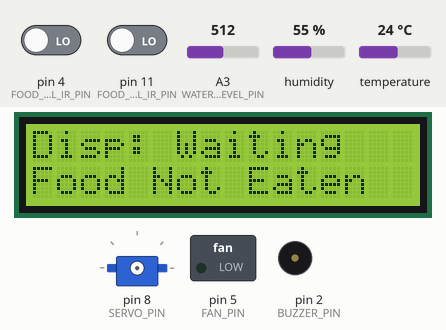
The sketch below on a simulated Arduino Uno, built with avr-gcc and run on an emulated ATmega328P. Shown: 16×2 character LCD, servo, switched loads named in the sketch (green lamp = pin HIGH), buzzer (waves = sounding, pin HIGH). The inputs (shaded band) are chosen by the test bench; at power-on: humidity 55 %, A3 (WATER_LEVEL_PIN) = 512, pin 11 (FOOD_BOWL_IR_PIN) LOW, pin 4 (FOOD_LEVEL_IR_PIN) LOW, temperature 24 °C. What the sketch prints to the serial monitor is not drawn.

Above: at 3.3 s.
3.4 s: humidity set to 74 %
At 5.6 s:
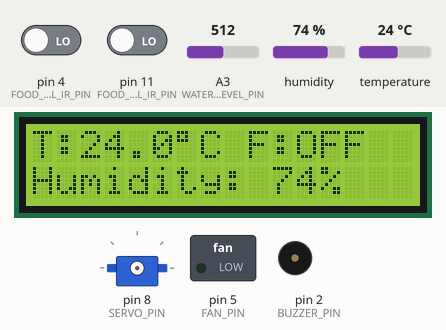
8.6 s: humidity set to 77 %
At 11.4 s:
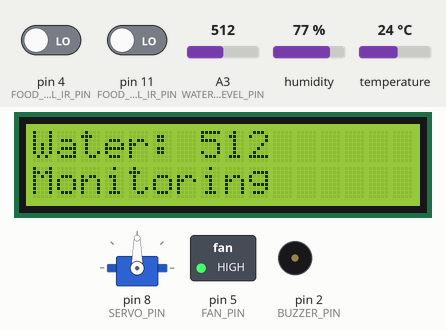
13.7 s: A3 (WATER_LEVEL_PIN) set to 266
At 20.1 s:
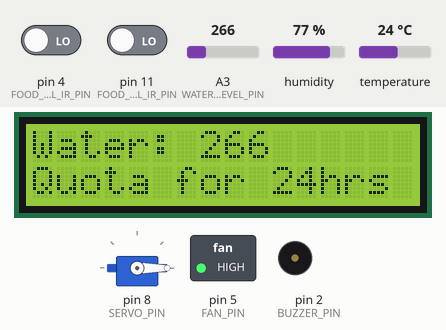
20.4 s: A3 (WATER_LEVEL_PIN) set to 232
At 21.6 s:
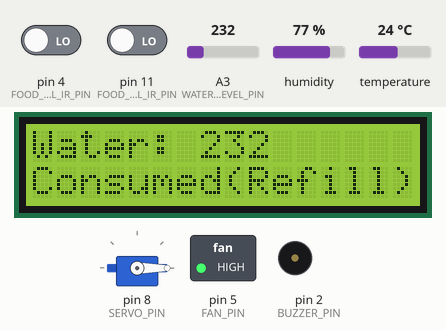
25.0 s: pin 11 (FOOD_BOWL_IR_PIN) driven HIGH
At 27.0 s:
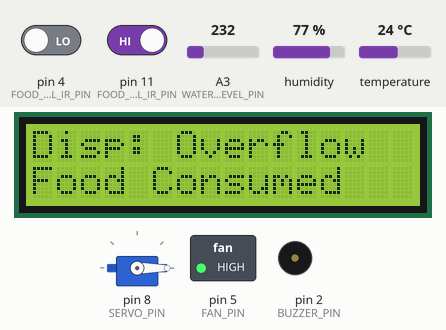
28.8 s: humidity set to 22 %
At 35.4 s:
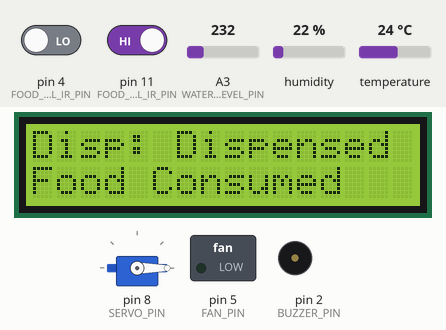
Timing chart, 0 to 35.6 s (numbered marks = the images above; inputs shaded):
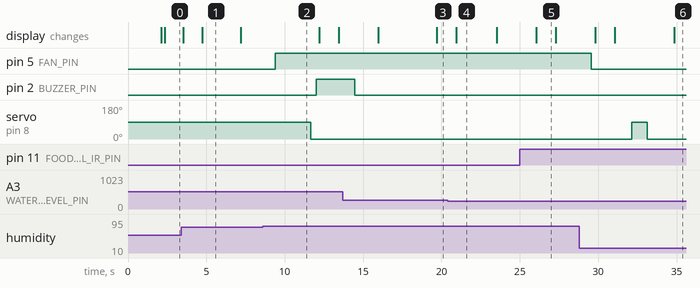

The sketch:

ArduinoCode.ino
```cpp
#include <Servo.h>
#include <Wire.h>
#include <LiquidCrystal_I2C.h>
#include <DHT.h>
#include <SoftwareSerial.h>


// =======================================
// Pet Food Monitoring System (with DHT11 + HC-06 Bluetooth + Water Level + Cooling Fan + Buzzer)
// MEMORY-OPTIMIZED VERSION:
//  - No String objects (they heap-allocate and fragment RAM on AVR)
//  - All text literals wrapped in F() so they live in flash, not RAM
//  - Status is tracked as small enums (1 byte) instead of String text
// =======================================


#define FOOD_LEVEL_IR_PIN 4
#define FOOD_BOWL_IR_PIN 11
#define SERVO_PIN 8


// DHT11 Temperature & Humidity sensor
#define DHTPIN 3
#define DHTTYPE DHT11
DHT dht(DHTPIN, DHTTYPE);


// Water level sensor
#define WATER_LEVEL_PIN A3
const int waterLowThreshold = 250;  // sensor maxes near 500, so below 250 = low


// HC-06 Bluetooth module
#define BT_RX_PIN 7
#define BT_TX_PIN 12
SoftwareSerial bluetooth(BT_RX_PIN, BT_TX_PIN);


// Cooling fan (40mm 5V 2-pin, driven through a transistor)
#define FAN_PIN 5
const float humidityFanThreshold = 75.0;  // fan on above this, off at/below this


// Buzzer (active buzzer)
#define BUZZER_PIN 2
const unsigned long buzzerInterval = 20000;   // 20 seconds between buzzes
const unsigned long buzzerDuration = 2000;    // buzz lasts 2 seconds


Servo feederServo;


// LCD
LiquidCrystal_I2C lcd(0x27, 16, 2);


const unsigned long warningTime = 10000;         // 10 seconds
const unsigned long consumedTime = 50000;        // 50 seconds
const unsigned long servoInterval = 10000;       // 10 seconds
const unsigned long foodLowWarningTime = 20000;  // 20 seconds


const unsigned long dhtReadInterval = 2000;      // DHT11 needs >=1-2s between reads
const unsigned long lcdRotateInterval = 3000;    // switch LCD view every 3 seconds


unsigned long foodDetectedStart = 0;
unsigned long foodConsumedStart = 0;
unsigned long lastServoTime = 0;
unsigned long foodLowStartTime = 0;
unsigned long lastDhtReadTime = 0;
unsigned long lastLcdSwitchTime = 0;


// Water level timers, mirroring the food consumption timers above
unsigned long waterOkStart = 0;
unsigned long waterConsumedStart = 0;


// Buzzer timers
unsigned long lastBuzzerTime = 0;
unsigned long buzzerStartTime = 0;


bool previousFoodDetected = false;
bool consumedMode = false;
bool foodLowTimerRunning = false;
byte lcdViewIndex = 0;  // 0 = status, 1 = DHT, 2 = water level


// Water level state, mirroring the food consumption state machine
bool previousWaterOk = true;
bool waterConsumedMode = false;
bool waterQuotaWarningActive = false;


// Warning flags
bool foodContainerWarningActive = false;
bool foodNotConsumedWarningActive = false;


// Fan state
bool fanOn = false;


// Buzzer state
bool buzzerActive = false;
bool previousWarningActive = false;


// ---------------------------------------
// Status is now stored as tiny enums (1 byte) instead of String text.
// The actual text only exists once, in flash, inside the print
// helper functions further down.
// ---------------------------------------
enum DispenseState : uint8_t { DISP_WAITING, DISP_DISPENSED, DISP_MANUAL, DISP_OVERFLOW, DISP_EMPTY, DISP_BOTH_WARN };
enum ConsumeState  : uint8_t { CONSUME_MONITORING, CONSUME_NOT_EATEN, CONSUME_WARNING, CONSUME_CONSUMED };
enum WaterState    : uint8_t { WATER_MONITORING, WATER_WARNING, WATER_CONSUMED };


DispenseState dispenseState = DISP_WAITING;
ConsumeState  consumeState  = CONSUME_MONITORING;
WaterState    waterState    = WATER_MONITORING;


// DHT11 readings
float currentTemperature = NAN;
float currentHumidity = NAN;


// Water level reading
int currentWaterLevel = 0;


// =========================================================
// PRINT HELPERS
// These take a Print& so the SAME function can write to
// Serial, the LCD, or the Bluetooth SoftwareSerial - all three
// classes inherit from Print. This avoids ever building a
// String and avoids duplicating text literals in code.
// =========================================================


void printDispenseFull(Print &out) {
  switch (dispenseState) {
    case DISP_WAITING:   out.print(F("Waiting")); break;
    case DISP_DISPENSED: out.print(F("Food dispensed")); break;
    case DISP_MANUAL:    out.print(F("Food dispensed (manual)")); break;
    case DISP_OVERFLOW:  out.print(F("Food could not be dispensed to prevent overflow")); break;
    case DISP_EMPTY:     out.print(F("Food could not be dispensed, No food in food container")); break;
    case DISP_BOTH_WARN: out.print(F("Food not consumed and Container is empty")); break;
  }
}


void printDispenseShort(Print &out) {
  switch (dispenseState) {
    case DISP_WAITING:   out.print(F("Disp: Waiting")); break;
    case DISP_DISPENSED: out.print(F("Disp: Dispensed")); break;
    case DISP_MANUAL:    out.print(F("Disp: Dispensed")); break;
    case DISP_OVERFLOW:  out.print(F("Disp: Overflow")); break;
    case DISP_EMPTY:     out.print(F("Disp: Empty")); break;
    case DISP_BOTH_WARN: out.print(F("Disp: Both Warn")); break;
  }
}


void printConsumeFull(Print &out) {
  switch (consumeState) {
    case CONSUME_MONITORING: out.print(F("Monitoring")); break;
    case CONSUME_NOT_EATEN:  out.print(F("Required food not eaten")); break;
    case CONSUME_WARNING:    out.print(F("Required food not consumed in the last 24hrs")); break;
    case CONSUME_CONSUMED:   out.print(F("Food consumed")); break;
  }
}


void printConsumeShort(Print &out) {
  switch (consumeState) {
    case CONSUME_MONITORING: out.print(F("Monitoring")); break;
    case CONSUME_NOT_EATEN:  out.print(F("Food Not Eaten")); break;
    case CONSUME_WARNING:    out.print(F("Food Warning")); break;
    case CONSUME_CONSUMED:   out.print(F("Food Consumed")); break;
  }
}


void printWaterState(Print &out) {
  switch (waterState) {
    case WATER_MONITORING: out.print(F("Monitoring")); break;
    case WATER_WARNING:    out.print(F("Quota for 24hrs not met")); break;
    case WATER_CONSUMED:   out.print(F("Consumed(Refill)")); break;
  }
}


// Dispenses food, attaching/detaching the servo only for the moment it moves
// This avoids the Servo <-> SoftwareSerial timer conflict that caused
// continuous spinning/jitter when the servo stayed attached full time.
void dispenseFood() {
  feederServo.attach(SERVO_PIN);
  delay(50);              // brief settle time after attach
  feederServo.write(90);
  delay(1000);
  feederServo.write(0);
  delay(300);              // let it reach 0 before detaching
  feederServo.detach();
}


void setup() {


  Serial.begin(9600);


  pinMode(FOOD_LEVEL_IR_PIN, INPUT);
  pinMode(FOOD_BOWL_IR_PIN, INPUT);
  pinMode(WATER_LEVEL_PIN, INPUT);


  pinMode(FAN_PIN, OUTPUT);
  digitalWrite(FAN_PIN, LOW);  // fan starts off


  pinMode(BUZZER_PIN, OUTPUT);
  digitalWrite(BUZZER_PIN, LOW);  // buzzer starts off


  // Servo is intentionally NOT attached here anymore.
  // It is only attached inside dispenseFood() right when it needs to move.


  dht.begin();


  bluetooth.begin(9600);  // HC-06 default baud rate is 9600
  bluetooth.println(F("Pet Feeder Bluetooth Ready"));


  // LCD Setup
  lcd.init();
  lcd.backlight();


  lcd.setCursor(0, 0);
  lcd.print(F("Pet Feeder"));
  lcd.setCursor(0, 1);
  lcd.print(F("Starting..."));
  delay(2000);
  lcd.clear();


  Serial.println(F("Pet Food Monitoring Started"));
}


void loop() {


  // =====================================
  // BLUETOOTH - MANUAL COMMANDS FROM PHONE
  // =====================================


  if (bluetooth.available()) {


    char cmd = bluetooth.read();


    if (cmd == 'D' || cmd == 'd') {


      bluetooth.println(F("Manual dispense triggered"));
      Serial.println(F("Manual dispense triggered via Bluetooth"));


      dispenseFood();


      dispenseState = DISP_MANUAL;
      lastServoTime = millis();  // reset auto-dispense timer too
    }
  }


  // =====================================
  // SENSOR 1 - FOOD CONTAINER
  // =====================================


  int foodLevel = digitalRead(FOOD_LEVEL_IR_PIN);


  if (foodLevel == HIGH) {


    Serial.println(F("Food LOW"));


    if (!foodLowTimerRunning) {
      foodLowStartTime = millis();
      foodLowTimerRunning = true;
    }


    if (millis() - foodLowStartTime >= foodLowWarningTime) {
      foodContainerWarningActive = true;
    }


  } else {


    Serial.println(F("Food OK"));


    foodLowTimerRunning = false;
    foodContainerWarningActive = false;
  }


  // =====================================
  // SENSOR 2 - FOOD BOWL
  // =====================================


  bool foodDetected = (digitalRead(FOOD_BOWL_IR_PIN) == LOW);


  // -------------------------------------
  // FOOD CONSUMED MODE
  // -------------------------------------


  if (consumedMode) {


    consumeState = CONSUME_CONSUMED;


    if (millis() - foodConsumedStart >= consumedTime) {
      consumedMode = false;
      foodDetectedStart = millis();
    }
  }


  // -------------------------------------
  // NORMAL MONITORING MODE
  // -------------------------------------


  else {


    if (foodDetected) {


      consumeState = CONSUME_NOT_EATEN;


      if (!previousFoodDetected) {
        foodDetectedStart = millis();
        foodNotConsumedWarningActive = false;
      }


      if (millis() - foodDetectedStart >= warningTime) {


        foodNotConsumedWarningActive = true;


        consumeState = CONSUME_WARNING;
      }
    }


    // Food was just removed
    if (!foodDetected && previousFoodDetected) {


      foodNotConsumedWarningActive = false;


      consumedMode = true;
      foodConsumedStart = millis();


      consumeState = CONSUME_CONSUMED;
    }
  }


  // =====================================
  // SERVO DISPENSING / DISPENSING WARNINGS
  // =====================================


  if (millis() - lastServoTime >= servoInterval) {


    // Both warnings active
    if (foodContainerWarningActive &&
        foodNotConsumedWarningActive) {


      dispenseState = DISP_BOTH_WARN;


      lastServoTime = millis();
    }


    // Food not consumed warning active
    else if (foodNotConsumedWarningActive) {


      dispenseState = DISP_OVERFLOW;


      lastServoTime = millis();
    }


    // Food container empty warning active
    else if (foodContainerWarningActive) {


      dispenseState = DISP_EMPTY;


      lastServoTime = millis();
    }


    // No warnings active -> dispense
    else {


      dispenseState = DISP_DISPENSED;


      Serial.println(F("Food dispensed"));


      dispenseFood();


      lastServoTime = millis();
    }
  }


  previousFoodDetected = foodDetected;


  // =====================================
  // SENSOR 3 - DHT11 TEMPERATURE & HUMIDITY
  // =====================================


  if (millis() - lastDhtReadTime >= dhtReadInterval) {


    lastDhtReadTime = millis();


    float h = dht.readHumidity();
    float t = dht.readTemperature();  // Celsius by default


    if (isnan(h) || isnan(t)) {
      Serial.println(F("Failed to read from DHT11 sensor!"));
    } else {
      currentHumidity = h;
      currentTemperature = t;
    }


    // -------------------------------------
    // FAN CONTROL - based on humidity, single threshold
    // Fan turns ON above 75%, turns OFF at/below 75%
    // -------------------------------------


    if (!isnan(currentHumidity)) {


      if (currentHumidity > humidityFanThreshold && !fanOn) {
        digitalWrite(FAN_PIN, HIGH);
        fanOn = true;
        Serial.println(F("Fan ON (humidity above 75%)"));
      }


      else if (currentHumidity <= humidityFanThreshold && fanOn) {
        digitalWrite(FAN_PIN, LOW);
        fanOn = false;
        Serial.println(F("Fan OFF (humidity at or below 75%)"));
      }
    }
  }


  // =====================================
  // SENSOR 4 - WATER LEVEL
  // Mirrors the exact same state-machine pattern as the food
  // consumption logic above: "present" sustained -> warning after
  // warningTime (10s); "removed"/low -> immediate "consumed" state
  // that holds for consumedTime (50s) before returning to monitoring.
  // =====================================


  currentWaterLevel = analogRead(WATER_LEVEL_PIN);


  bool waterOk = (currentWaterLevel >= waterLowThreshold);


  // -------------------------------------
  // WATER CONSUMED MODE (mirrors FOOD CONSUMED MODE)
  // -------------------------------------


  if (waterConsumedMode) {


    waterState = WATER_CONSUMED;


    if (millis() - waterConsumedStart >= consumedTime) {
      waterConsumedMode = false;
      waterOkStart = millis();
    }
  }


  // -------------------------------------
  // NORMAL WATER MONITORING MODE (mirrors NORMAL MONITORING MODE)
  // -------------------------------------


  else {


    if (waterOk) {


      waterState = WATER_MONITORING;


      if (!previousWaterOk) {
        waterOkStart = millis();
        waterQuotaWarningActive = false;
      }


      if (millis() - waterOkStart >= warningTime) {


        waterQuotaWarningActive = true;


        waterState = WATER_WARNING;
      }
    }


    // Water just dropped low
    if (!waterOk && previousWaterOk) {


      waterQuotaWarningActive = false;


      waterConsumedMode = true;
      waterConsumedStart = millis();


      waterState = WATER_CONSUMED;
    }
  }


  previousWaterOk = waterOk;


  // =====================================
  // BUZZER - warns every 20 seconds for 2 seconds
  // while any food or water warning is active
  // =====================================


  bool anyWarningActive = foodContainerWarningActive ||
                           foodNotConsumedWarningActive ||
                           waterQuotaWarningActive;


  if (anyWarningActive) {


    // Warning just turned on -> buzz immediately
    if (!previousWarningActive) {
      buzzerActive = true;
      buzzerStartTime = millis();
      lastBuzzerTime = millis();
      digitalWrite(BUZZER_PIN, HIGH);
    }


    // Otherwise, buzz again every 20 seconds while warning persists
    else if (!buzzerActive && millis() - lastBuzzerTime >= buzzerInterval) {
      buzzerActive = true;
      buzzerStartTime = millis();
      lastBuzzerTime = millis();
      digitalWrite(BUZZER_PIN, HIGH);
    }


    // Stop the buzz after 2 seconds
    if (buzzerActive && millis() - buzzerStartTime >= buzzerDuration) {
      digitalWrite(BUZZER_PIN, LOW);
      buzzerActive = false;
    }


  } else {
    // No warning -> make sure buzzer is off
    if (buzzerActive) {
      digitalWrite(BUZZER_PIN, LOW);
      buzzerActive = false;
    }
  }


  previousWarningActive = anyWarningActive;


  // =====================================
  // STATUS DISPLAY - SERIAL
  // =====================================


  Serial.print(F("Food Dispense Status: "));
  printDispenseFull(Serial);
  Serial.println();


  Serial.print(F("Food Consumption Status: "));
  printConsumeFull(Serial);
  Serial.println();


  if (!isnan(currentTemperature) && !isnan(currentHumidity)) {
    Serial.print(F("Temperature: "));
    Serial.print(currentTemperature);
    Serial.print(F(" C  Humidity: "));
    Serial.print(currentHumidity);
    Serial.print(F(" %  Fan: "));
    Serial.println(fanOn ? F("ON") : F("OFF"));
  }


  Serial.print(F("Water status: "));
  Serial.print(currentWaterLevel);
  Serial.print(F(" - "));
  printWaterState(Serial);
  Serial.println();


  Serial.println(F("----------------------"));


  // =====================================
  // STATUS DISPLAY - LCD (rotates between
  // feeder status, temp/humidity, and water level)
  // =====================================


  if (millis() - lastLcdSwitchTime >= lcdRotateInterval) {
    lcdViewIndex = (lcdViewIndex + 1) % 3;
    lastLcdSwitchTime = millis();
  }


  lcd.clear();


  if (lcdViewIndex == 1) {


    lcd.setCursor(0, 0);


    if (!isnan(currentTemperature) && !isnan(currentHumidity)) {
      lcd.print(F("T:"));
      lcd.print(currentTemperature, 1);
      lcd.print((char)223);  // degree symbol
      lcd.print(F("C F:"));
      lcd.print(fanOn ? F("ON") : F("OFF"));


      lcd.setCursor(0, 1);
      lcd.print(F("Humidity: "));
      lcd.print(currentHumidity, 0);
      lcd.print(F("%"));


      bluetooth.print(F("Temp: "));
      bluetooth.print(currentTemperature, 1);
      bluetooth.print(F("C Fan:"));
      bluetooth.print(fanOn ? F("ON") : F("OFF"));
      bluetooth.print(F(" | Humidity: "));
      bluetooth.print(currentHumidity, 0);
      bluetooth.println(F("%"));
    } else {
      lcd.print(F("DHT11 Error"));
      lcd.setCursor(0, 1);
      lcd.print(F("Check wiring"));


      bluetooth.println(F("DHT11 Error | Check wiring"));
    }


  } else if (lcdViewIndex == 2) {


    lcd.setCursor(0, 0);
    lcd.print(F("Water: "));
    lcd.print(currentWaterLevel);


    lcd.setCursor(0, 1);
    printWaterState(lcd);  // will truncate to 16 chars on the LCD


    bluetooth.print(F("Water status: "));
    bluetooth.print(currentWaterLevel);
    bluetooth.print(F(" | "));
    printWaterState(bluetooth);  // sent in full over Bluetooth
    bluetooth.println();


  } else {


    lcd.setCursor(0, 0);
    printDispenseShort(lcd);


    lcd.setCursor(0, 1);
    printConsumeShort(lcd);


    // =====================================
    // STATUS DISPLAY - BLUETOOTH
    // Mirrors exactly what the LCD is currently showing,
    // sent as one line so it doesn't come in broken.
    // =====================================
    printDispenseShort(bluetooth);
    bluetooth.print(F(" | "));
    printConsumeShort(bluetooth);
    bluetooth.println();

  }


  delay(1000);
}
```

Measured:
- the behaviour switches between 75 and 76 % on humidity (found by bisection; images 1 and 2)
- the behaviour switches between 250 and 249 on A3 (WATER_LEVEL_PIN) (found by bisection; images 3 and 4)
- after the input at 8.6 s, pin 5 (FAN_PIN): LOW → HIGH after 0.81 s
- after the input at 20.4 s, the display: changes after 0.54 s (image 4)
- after the input at 25.0 s, the display: changes after 1.1 s (image 5)
- after the input at 28.8 s, pin 5 (FAN_PIN): HIGH → LOW after 0.77 s; the display: first changes after 1.0 s (image 6 shows a later state)
- what the display in image 1 shows lasts 2.5 s, from 4.7 s to 7.2 s
